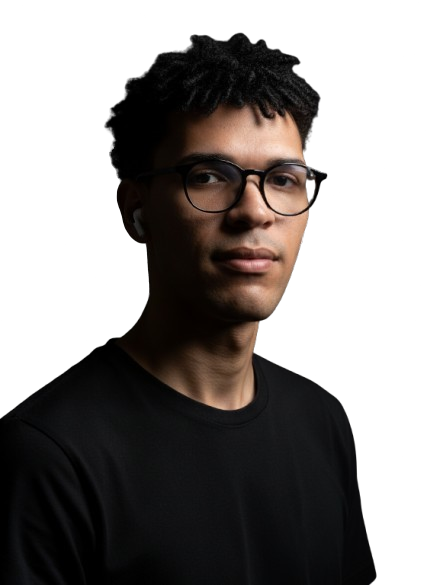
#> input picture img/download__20_-removebg-preview (1).png, 427 x 585 px, found by its file name
$ python analyze_img.py
#> lines starting #> are read from the running program, lines starting #| are printed output that depends on the picture
import sys
import os
from PIL import Image

img_path = r"c:\Users\ronal\.gemini\antigravity\scratch\ronald-ferraz-portfolio\public\img\download__20_-removebg-preview (1).png"
if not os.path.exists(img_path):
    print("File not found")
    sys.exit(1)

img = Image.open(img_path)
#> img is the input picture: PIL image 427x585 RGBA; mean R, G, B, A 18.4, 14.8, 13.2, 132.5
print("Format:", img.format)
#| Format: PNG
print("Mode:", img.mode)
#| Mode: RGBA
print("Size:", img.size)
#| Size: (427, 585)
if img.mode in ('RGBA', 'LA') or (img.mode == 'P' and 'transparency' in img.info):
    alpha = img.convert('RGBA').split()[-1]
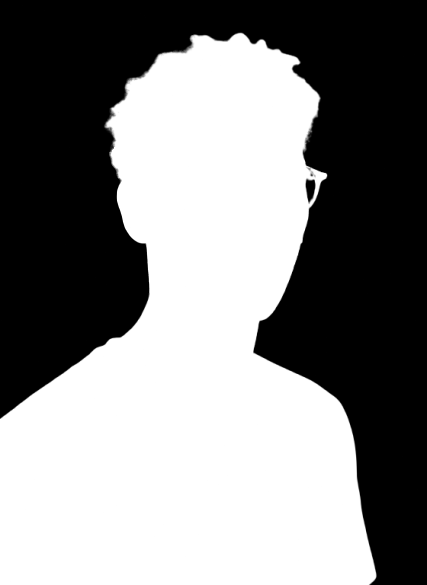
#> alpha: PIL image 427x585 L; min 0, max 255, mean 132.5
    extrema = alpha.getextrema()
#> extrema = (0, 255)
    print("Alpha extrema:", extrema)
#| Alpha extrema: (0, 255)
    if extrema[0] < 255:
        print("Image has transparency.")
    else:
        print("Image has opaque alpha channel.")
else:
    print("Image does NOT have an alpha channel.")
